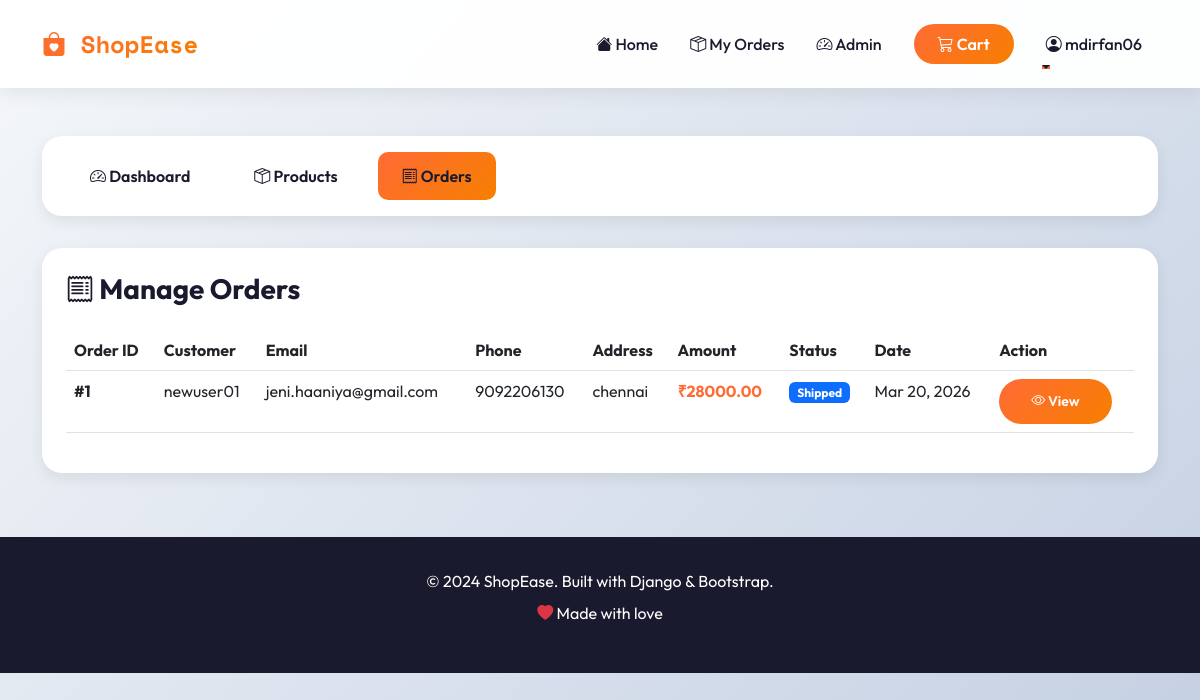
Screenshot of /dashboard/orders/ (signed in) with the database file from the repository.
### shop/models.py (models this page shows, shortened)
class Order(models.Model):
    STATUS_CHOICES = [
        ('pending', 'Pending'),
        ('confirmed', 'Confirmed'),
        ('shipped', 'Shipped'),
        ('delivered', 'Delivered'),
        ('cancelled', 'Cancelled'),
    ]
    user = models.ForeignKey(User, on_delete=models.CASCADE)
    customer_name = models.CharField(max_length=200)
    email = models.EmailField()
    phone = models.CharField(max_length=20)
    address = models.TextField()
    total_amount = models.DecimalField(max_digits=10, decimal_places=2)
    payment_screenshot = models.ImageField(upload_to='payment_proofs/')
    status = models.CharField(max_length=20, choices=STATUS_CHOICES, default='pending')
    created_at = models.DateTimeField(auto_now_add=True)
    updated_at = models.DateTimeField(auto_now=True)
    class Meta:
        ordering = ['-created_at']

### shop/views.py (the view)
# urls.py: path('dashboard/orders/', views.admin_orders, name='admin_orders'),
@login_required
@user_passes_test(is_admin)
def admin_orders(request):
    orders = Order.objects.all().order_by('-created_at')
    return render(request, 'shop/admin_orders.html', {'orders': orders})

### shop/context_processors.py (called while the page is built)
def cart_count(request):
    if request.user.is_authenticated:
        count = Cart.objects.filter(user=request.user).count()
    else:
        count = 0
    return {'cart_count': count}

### shop/views.py (called while the page is built)
def is_admin(user):
    return user.is_superuser

### templates/shop/admin_orders.html (shortened to what this page needs)
{% extends 'base.html' %}
{% block content %}
<div class="admin-nav">
    <ul class="nav nav-pills">
        <li class="nav-item">
            <a class="nav-link" href="{% url 'admin_dashboard' %}">
                <i class="bi bi-speedometer2"></i> Dashboard
            </a>
        </li>
        <li class="nav-item">
            <a class="nav-link" href="{% url 'admin_products' %}">
                <i class="bi bi-box-seam"></i> Products
            </a>
        </li>
        <li class="nav-item">
            <a class="nav-link active" href="{% url 'admin_orders' %}">
                <i class="bi bi-receipt"></i> Orders
            </a>
        </li>
    </ul>
</div>
<div class="orders-container">
    <h3 class="fw-bold mb-4">
        <i class="bi bi-receipt"></i> Manage Orders
    </h3>
    {% if orders %}
        <div class="table-responsive">
            <table class="table table-hover">
                <thead>
                    <tr>
                        <th>Order ID</th>
                        <th>Customer</th>
                        <th>Email</th>
                        <th>Phone</th>
                        <th>Address</th>
                        <th>Amount</th>
                        <th>Status</th>
                        <th>Date</th>
                        <th>Action</th>
                    </tr>
                </thead>
                <tbody>
                    {% for order in orders %}
                        <tr>
                            <td class="fw-bold">#{{ order.id }}</td>
                            <td>{{ order.customer_name }}</td>
                            <td>{{ order.email }}</td>
                            <td>{{ order.phone }}</td>
                            <td>{{ order.address|truncatewords:5 }}</td>
                            <td class="fw-bold" style="color: var(--primary-color);">₹{{ order.total_amount }}</td>
                            <td>
                                {% if order.status == 'pending' %}
                                    <span class="badge bg-warning">Pending</span>
                                {% elif order.status == 'confirmed' %}
                                    <span class="badge bg-info">Confirmed</span>
                                {% elif order.status == 'shipped' %}
                                    <span class="badge bg-primary">Shipped</span>
                                {% elif order.status == 'delivered' %}
                                    <span class="badge bg-success">Delivered</span>
                                {% else %}
                                    <span class="badge bg-danger">Cancelled</span>
                                {% endif %}
                            </td>
                            <td>{{ order.created_at|date:"M d, Y" }}</td>
                            <td>
                                <a href="{% url 'admin_order_detail' order.id %}" class="btn btn-sm btn-primary">
                                    <i class="bi bi-eye"></i> View
                                </a>
                            </td>
                        </tr>
                    {% endfor %}
                </tbody>
            </table>
        </div>
    {% else %}
        <div class="text-center py-5">
            <i class="bi bi-inbox" style="font-size: 5rem; color: #ccc;"></i>
            <h4 class="mt-3">No Orders Yet</h4>
            <p class="text-muted">Orders will appear here when customers make purchases.</p>
        </div>
    {% endif %}
</div>
{% endblock %}

### templates/base.html (shortened to what this page needs)
<!DOCTYPE html>
<html lang="en">
<head>
    <link href="https://cdn.jsdelivr.net/npm/bootstrap@5.3.0/dist/css/bootstrap.min.css" rel="stylesheet">
    <link rel="stylesheet" href="https://cdn.jsdelivr.net/npm/bootstrap-icons@1.11.0/font/bootstrap-icons.css">
</head>
<body>
    <nav class="navbar navbar-expand-lg sticky-top">
        <div class="container">
            <a class="navbar-brand" href="{% url 'home' %}">
                <i class="bi bi-bag-heart-fill"></i> ShopEase
            </a>
            <div class="collapse navbar-collapse" id="navbarNav">
                <ul class="navbar-nav ms-auto align-items-center">
                    <li class="nav-item">
                        <a class="nav-link" href="{% url 'home' %}">
                            <i class="bi bi-house-fill"></i> Home
                        </a>
                    </li>
                    {% if user.is_authenticated %}
                        <li class="nav-item">
                            <a class="nav-link" href="{% url 'my_orders' %}">
                                <i class="bi bi-box-seam"></i> My Orders
                            </a>
                        </li>
                        {% if user.is_superuser %}
                            <li class="nav-item">
                                <a class="nav-link" href="{% url 'admin_dashboard' %}">
                                    <i class="bi bi-speedometer2"></i> Admin
                                </a>
                            </li>
                        {% endif %}
                        <li class="nav-item">
                            <a class="nav-link" href="{% url 'cart' %}">
                                <button class="btn btn-cart">
                                    <i class="bi bi-cart3"></i> Cart
                                </button>
                            </a>
                        </li>
                        <li class="nav-item dropdown">
                            <a class="nav-link dropdown-toggle" href="#" role="button" data-bs-toggle="dropdown">
                                <i class="bi bi-person-circle"></i> {{ user.username }}
                            </a>
                        </li>
                    {% endif %}
                </ul>
            </div>
        </div>
    </nav>
    <main class="container my-5">
        {% block content %}{% endblock %}
    </main>
    <footer class="footer text-center">
        <div class="container">
            <p class="mb-0">&copy; 2024 ShopEase. Built with Django & Bootstrap.</p>
            <p class="mt-2">
                <i class="bi bi-heart-fill text-danger"></i> Made with love
            </p>
        </div>
    </footer>
</body>
</html>

### templates/base.html (style rules this page uses)
:root { --primary-color: #FF6B35; --secondary-color: #004E89; --accent-color: #F77F00; --dark: #1A1A2E; --light: #F8F9FA; --success: #06D6A0; }
* { margin: 0; padding: 0; box-sizing: border-box; }
body { font-family: 'Outfit', sans-serif; background: linear-gradient(135deg, #f5f7fa 0%, #c3cfe2 100%); min-height: 100vh; color: var(--dark); }
.navbar { background: rgba(255, 255, 255, 0.95); backdrop-filter: blur(10px); box-shadow: 0 4px 20px rgba(0, 0, 0, 0.08); padding: 1rem 0; }
.navbar-brand { font-family: 'Space Mono', monospace; font-weight: 700; font-size: 1.5rem; background: linear-gradient(135deg, var(--primary-color), var(--accent-color)); -webkit-background-clip: text; -webkit-text-fill-color: transparent; background-clip: text; }
.nav-link { font-weight: 500; color: var(--dark) !important; margin: 0 0.5rem; transition: all 0.3s ease; position: relative; }
.nav-link::after { content: ''; position: absolute; bottom: -5px; left: 0; width: 0; height: 2px; background: var(--primary-color); transition: width 0.3s ease; }
.btn-cart { position: relative; background: linear-gradient(135deg, var(--primary-color), var(--accent-color)); border: none; color: white; padding: 0.5rem 1.5rem; border-radius: 50px; font-weight: 600; transition: transform 0.3s ease; }
.btn-primary { background: linear-gradient(135deg, var(--primary-color), var(--accent-color)); border: none; padding: 0.75rem 2rem; border-radius: 50px; font-weight: 600; transition: all 0.3s ease; }
.footer { background: var(--dark); color: white; padding: 2rem 0; margin-top: 4rem; }

### templates/shop/admin_orders.html (style rules this page uses)
.admin-nav { background: white; border-radius: 20px; padding: 1rem; box-shadow: 0 5px 15px rgba(0, 0, 0, 0.08); margin-bottom: 2rem; }
.admin-nav .nav-link { color: var(--dark); font-weight: 600; padding: 0.75rem 1.5rem; border-radius: 10px; transition: all 0.3s ease; }
.admin-nav .nav-link:hover, .admin-nav .nav-link.active { background: linear-gradient(135deg, var(--primary-color), var(--accent-color)); color: white; }
.orders-container { background: white; border-radius: 20px; padding: 1.5rem; box-shadow: 0 5px 15px rgba(0, 0, 0, 0.08); }

### rows the page displays
Order: id "1", customer_name "newuser01", email "jeni.haaniya@gmail.com", phone "9092206130", address "chennai", total_amount "28000.00", status "Shipped", created_at "Mar 20, 2026"

### other values shown
{{ user.username }} "mdirfan06"
